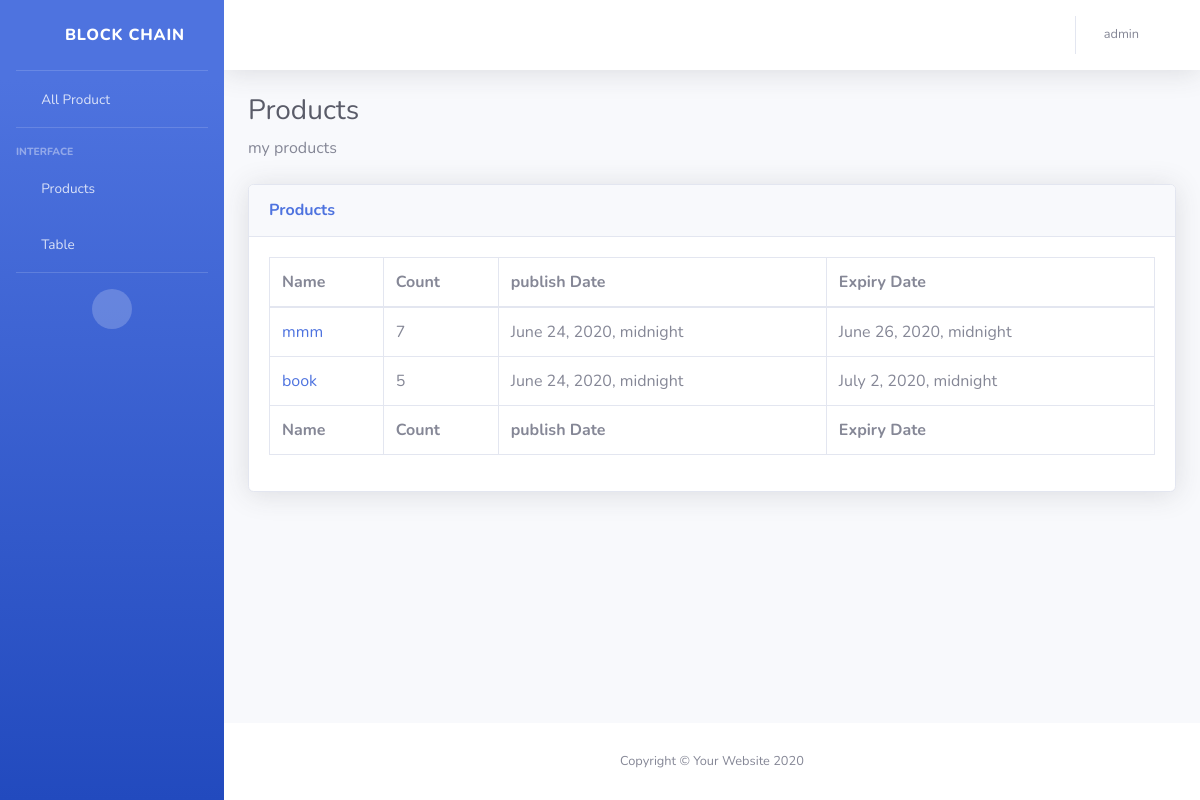
Before: /products/ (signed in) with the older database file.
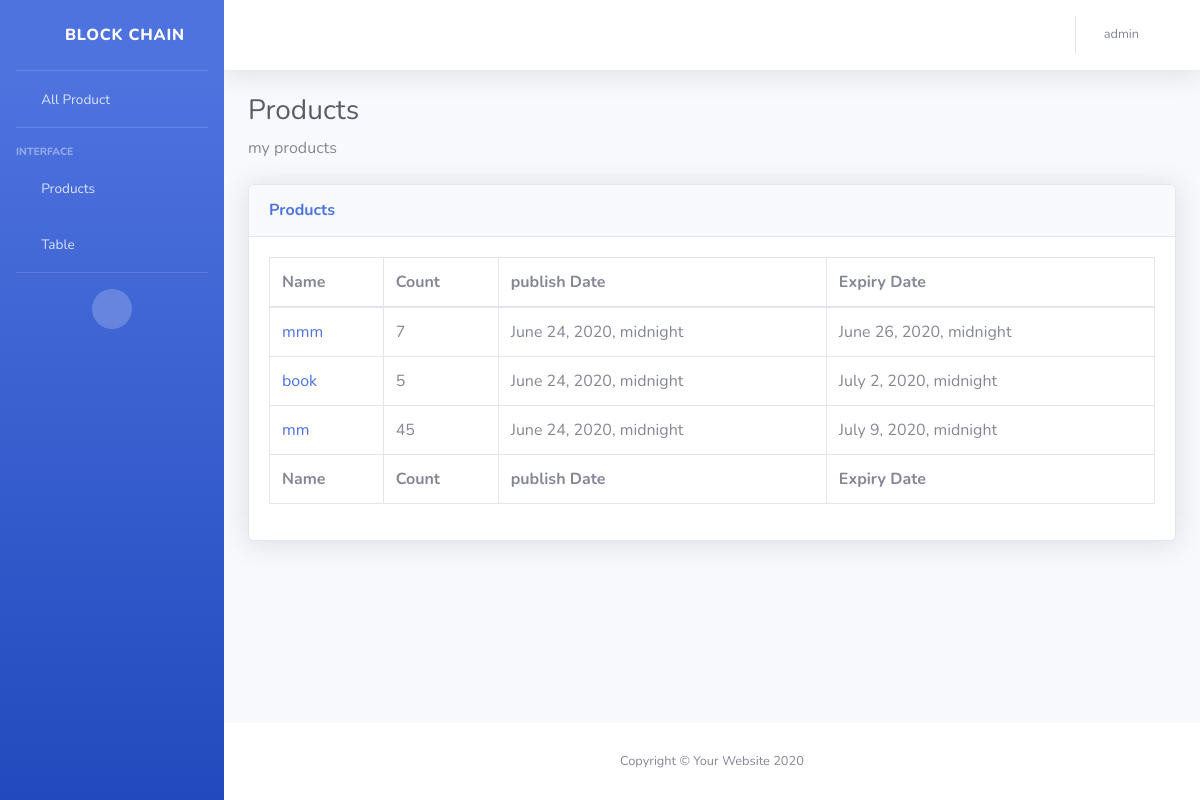
After: the same page with the newer database file.
### db/models.py (models this page shows, shortened)
class Product(models.Model):
    name = models.CharField(max_length=200)
    pub_date = models.DateTimeField('date published')
    count = models.IntegerField(default=1)
    ownerID  = models.IntegerField(default=0)
    farmerID  = models.IntegerField(default=0)
    farm_temp = models.CharField(max_length=200)
    farm_humidity = models.CharField(max_length=200)
    compost_type = models.CharField(max_length=200)
    seed_type = models.CharField(max_length=200)
    unite_type = models.CharField(max_length=200)
    date_of_harvest = models.DateTimeField('date_of_harvest')
    farm_location = models.CharField(max_length=200)
    factoryID  = models.IntegerField(default=0, blank=True, null=True)
    canning_date = models.DateTimeField('date', blank=True, null=True)
    processing_date = models.DateTimeField('date', blank=True, null=True)
    expire_date = models.DateTimeField('date', blank=True, null=True)
    factory_temp = models.CharField(max_length=200, blank=True, null=True)
    factory_humidity = models.CharField(max_length=200, blank=True, null=True)
    distrabuterID  = models.IntegerField(default=0, blank=True, null=True)
    entry_store_date = models.DateTimeField('date', blank=True, null=True)
    destrbutor_temp = models.CharField(max_length=200, blank=True, null=True)
    destrbutor_humidity = models.CharField(max_length=200, blank=True, null=True)
    marktingID  = models.IntegerField(default=0, blank=True, null=True)
    entry_market_date = models.DateTimeField('date', blank=True, null=True)
    market_temp = models.CharField(max_length=200, blank=True, null=True)
    market_humidity = models.CharField(max_length=200, blank=True, null=True)

### db/views.py (the view)
# urls.py: path('products/', views.products),
def products(request):
    if request.user.is_authenticated:
        ownerId = request.user.id
        productList = Product.objects.filter(ownerID=ownerId)
        context = {'productList': productList}
        return render(request, 'db/products.html', context)
    else:
        return redirect("/admin")

### db/templates/db/products.html
{% include 'db/Header.html' %}
          <h1 class="h3 mb-2 text-gray-800">Products</h1>
          <p class="mb-4">
              my products
              </p>
          <div class="card shadow mb-4">
            <div class="card-header py-3">
              <h6 class="m-0 font-weight-bold text-primary">Products</h6>
            </div>
            <div class="card-body">
              <div class="table-responsive">
                  <table class="table table-bordered" id="dataTable" width="100%" cellspacing="0">
                          <thead>
                            <tr>
                              <th>Name</th>
                              <th>Count</th>
                              <th>publish Date</th>
                              <th>Expiry Date</th>
                            </tr>
                          </thead>
                          <tfoot>
                            <tr>
                              <th>Name</th>
                              <th>Count</th>
                              <th>publish Date</th>
                              <th>Expiry Date</th>
                            </tr>
                          </tfoot>
                          <tbody>
                        {% if productList%}
                        {% for pro in productList %}
                            <tr>
                              <td><a href="/products/{{ pro.id }}">{{ pro.name }}</a></td>
                              <td>{{ pro.count }}</td>
                              <td>{{ pro.pub_date }}</td>
                              <td>{{ pro.expire_date }}</td>
                            </tr>
                        {% endfor %}
                  {% else %}
                        <p>No Products are available.</p>
                  {% endif %}
              </tbody>
                        </table>
              </div>
            </div>
          </div>
{% include 'db/Footer.html' %}

Changed rows visible on the page:
added Product: name "mm", count "45", pub_date "June 24, 2020, midnight", expire_date "July 9, 2020, midnight"
